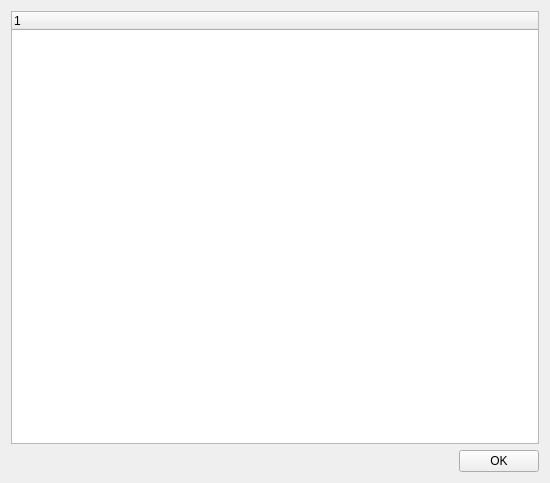
<?xml version="1.0" encoding="UTF-8"?>
<ui version="4.0">
 <class>telemetrySelector</class>
 <widget class="QWidget" name="telemetrySelector">
  <property name="geometry">
   <rect>
    <x>0</x>
    <y>0</y>
    <width>550</width>
    <height>483</height>
   </rect>
  </property>
  <property name="windowTitle">
   <string>Select a Telemetry Field</string>
  </property>
  <layout class="QVBoxLayout" name="verticalLayout_2">
   <item>
    <layout class="QVBoxLayout" name="verticalLayout">
     <item>
      <widget class="QTreeWidget" name="telemetryTree">
       <column>
        <property name="text">
         <string notr="true">1</string>
        </property>
       </column>
      </widget>
     </item>
    </layout>
   </item>
   <item>
    <layout class="QHBoxLayout" name="horizontalLayout">
     <property name="topMargin">
      <number>0</number>
     </property>
     <item>
      <spacer name="horizontalSpacer">
       <property name="orientation">
        <enum>Qt::Horizontal</enum>
       </property>
       <property name="sizeHint" stdset="0">
        <size>
         <width>40</width>
         <height>20</height>
        </size>
       </property>
      </spacer>
     </item>
     <item>
      <widget class="QPushButton" name="okButton">
       <property name="text">
        <string>OK</string>
       </property>
      </widget>
     </item>
    </layout>
   </item>
  </layout>
 </widget>
 <resources/>
 <connections/>
</ui>
